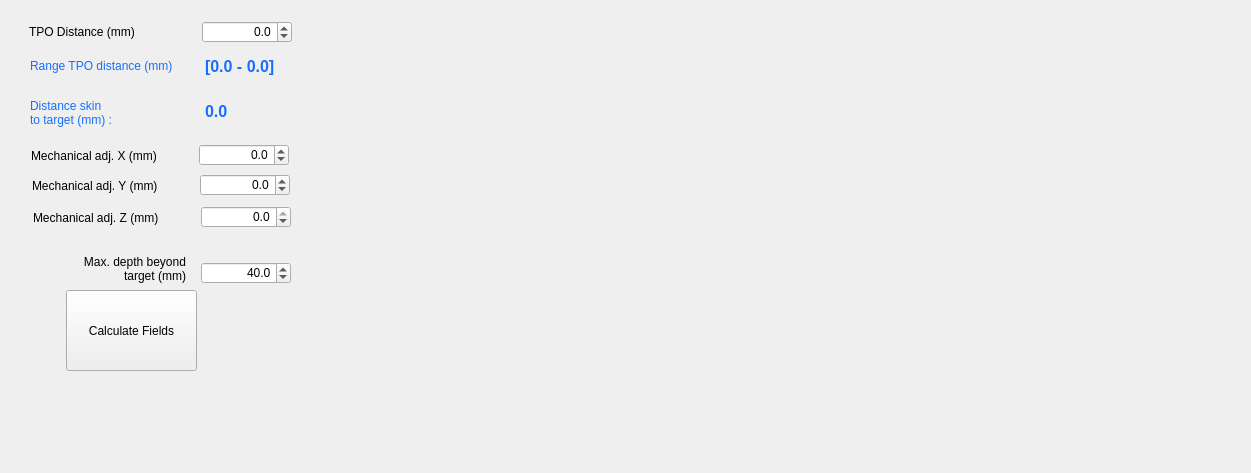
<?xml version="1.0" encoding="UTF-8"?>
<ui version="4.0">
 <class>Widget</class>
 <widget class="QWidget" name="Widget">
  <property name="geometry">
   <rect>
    <x>0</x>
    <y>0</y>
    <width>1251</width>
    <height>473</height>
   </rect>
  </property>
  <property name="windowTitle">
   <string>Widget</string>
  </property>
  <property name="styleSheet">
   <string notr="true"/>
  </property>
  <widget class="QLabel" name="label_20">
   <property name="geometry">
    <rect>
     <x>31</x>
     <y>146</y>
     <width>143</width>
     <height>20</height>
    </rect>
   </property>
   <property name="text">
    <string>Mechanical adj. X (mm)</string>
   </property>
  </widget>
  <widget class="QDoubleSpinBox" name="TPODistanceSpinBox">
   <property name="geometry">
    <rect>
     <x>202</x>
     <y>21</y>
     <width>90</width>
     <height>22</height>
    </rect>
   </property>
   <property name="alignment">
    <set>Qt::AlignRight|Qt::AlignTrailing|Qt::AlignVCenter</set>
   </property>
   <property name="decimals">
    <number>1</number>
   </property>
   <property name="minimum">
    <double>-5.000000000000000</double>
   </property>
   <property name="maximum">
    <double>5.000000000000000</double>
   </property>
   <property name="singleStep">
    <double>0.100000000000000</double>
   </property>
   <property name="value">
    <double>0.000000000000000</double>
   </property>
  </widget>
  <widget class="QLabel" name="label_19">
   <property name="geometry">
    <rect>
     <x>29</x>
     <y>22</y>
     <width>143</width>
     <height>20</height>
    </rect>
   </property>
   <property name="text">
    <string>TPO Distance (mm)</string>
   </property>
  </widget>
  <widget class="QLabel" name="DistanceSkinLabel">
   <property name="geometry">
    <rect>
     <x>205</x>
     <y>96</y>
     <width>76</width>
     <height>31</height>
    </rect>
   </property>
   <property name="font">
    <font>
     <pointsize>12</pointsize>
     <bold>true</bold>
    </font>
   </property>
   <property name="styleSheet">
    <string notr="true">color:rgb(22, 110, 255)</string>
   </property>
   <property name="text">
    <string>0.0</string>
   </property>
  </widget>
  <widget class="QLabel" name="label_21">
   <property name="geometry">
    <rect>
     <x>30</x>
     <y>97</y>
     <width>150</width>
     <height>31</height>
    </rect>
   </property>
   <property name="styleSheet">
    <string notr="true">color:rgb(22, 110, 255)</string>
   </property>
   <property name="text">
    <string>Distance skin
to target (mm) :</string>
   </property>
   <property name="indent">
    <number>0</number>
   </property>
  </widget>
  <widget class="QLabel" name="label_22">
   <property name="geometry">
    <rect>
     <x>30</x>
     <y>50</y>
     <width>159</width>
     <height>31</height>
    </rect>
   </property>
   <property name="styleSheet">
    <string notr="true">color:rgb(22, 110, 255)</string>
   </property>
   <property name="text">
    <string>Range TPO distance (mm)</string>
   </property>
   <property name="indent">
    <number>0</number>
   </property>
  </widget>
  <widget class="QLabel" name="TPORangeLabel">
   <property name="geometry">
    <rect>
     <x>205</x>
     <y>55</y>
     <width>88</width>
     <height>23</height>
    </rect>
   </property>
   <property name="font">
    <font>
     <pointsize>12</pointsize>
     <bold>true</bold>
    </font>
   </property>
   <property name="styleSheet">
    <string notr="true">color:rgb(22, 110, 255)</string>
   </property>
   <property name="text">
    <string>[0.0 - 0.0]</string>
   </property>
  </widget>
  <widget class="QDoubleSpinBox" name="XMechanicSpinBox">
   <property name="geometry">
    <rect>
     <x>199</x>
     <y>144</y>
     <width>90</width>
     <height>22</height>
    </rect>
   </property>
   <property name="alignment">
    <set>Qt::AlignRight|Qt::AlignTrailing|Qt::AlignVCenter</set>
   </property>
   <property name="decimals">
    <number>1</number>
   </property>
   <property name="minimum">
    <double>-5.000000000000000</double>
   </property>
   <property name="maximum">
    <double>5.000000000000000</double>
   </property>
   <property name="singleStep">
    <double>0.100000000000000</double>
   </property>
   <property name="value">
    <double>0.000000000000000</double>
   </property>
  </widget>
  <widget class="QLabel" name="label_23">
   <property name="geometry">
    <rect>
     <x>32</x>
     <y>176</y>
     <width>143</width>
     <height>20</height>
    </rect>
   </property>
   <property name="text">
    <string>Mechanical adj. Y (mm)</string>
   </property>
  </widget>
  <widget class="QDoubleSpinBox" name="YMechanicSpinBox">
   <property name="geometry">
    <rect>
     <x>200</x>
     <y>174</y>
     <width>90</width>
     <height>22</height>
    </rect>
   </property>
   <property name="alignment">
    <set>Qt::AlignRight|Qt::AlignTrailing|Qt::AlignVCenter</set>
   </property>
   <property name="decimals">
    <number>1</number>
   </property>
   <property name="minimum">
    <double>-5.000000000000000</double>
   </property>
   <property name="maximum">
    <double>5.000000000000000</double>
   </property>
   <property name="singleStep">
    <double>0.100000000000000</double>
   </property>
   <property name="value">
    <double>0.000000000000000</double>
   </property>
  </widget>
  <widget class="QPushButton" name="CalculatePlanningMask">
   <property name="geometry">
    <rect>
     <x>66</x>
     <y>290</y>
     <width>131</width>
     <height>81</height>
    </rect>
   </property>
   <property name="autoFillBackground">
    <bool>false</bool>
   </property>
   <property name="styleSheet">
    <string notr="true"/>
   </property>
   <property name="text">
    <string>Calculate Fields</string>
   </property>
  </widget>
  <widget class="QWidget" name="AcField_plot1" native="true">
   <property name="geometry">
    <rect>
     <x>343</x>
     <y>30</y>
     <width>868</width>
     <height>400</height>
    </rect>
   </property>
  </widget>
  <widget class="QDoubleSpinBox" name="ZMechanicSpinBox">
   <property name="geometry">
    <rect>
     <x>201</x>
     <y>206</y>
     <width>90</width>
     <height>22</height>
    </rect>
   </property>
   <property name="alignment">
    <set>Qt::AlignRight|Qt::AlignTrailing|Qt::AlignVCenter</set>
   </property>
   <property name="decimals">
    <number>1</number>
   </property>
   <property name="minimum">
    <double>-35.000000000000000</double>
   </property>
   <property name="maximum">
    <double>0.000000000000000</double>
   </property>
   <property name="singleStep">
    <double>0.100000000000000</double>
   </property>
   <property name="value">
    <double>0.000000000000000</double>
   </property>
  </widget>
  <widget class="QLabel" name="label_24">
   <property name="geometry">
    <rect>
     <x>33</x>
     <y>208</y>
     <width>143</width>
     <height>20</height>
    </rect>
   </property>
   <property name="text">
    <string>Mechanical adj. Z (mm)</string>
   </property>
  </widget>
  <widget class="QDoubleSpinBox" name="MaxDepthSpinBox">
   <property name="geometry">
    <rect>
     <x>201</x>
     <y>262</y>
     <width>90</width>
     <height>22</height>
    </rect>
   </property>
   <property name="alignment">
    <set>Qt::AlignRight|Qt::AlignTrailing|Qt::AlignVCenter</set>
   </property>
   <property name="decimals">
    <number>1</number>
   </property>
   <property name="minimum">
    <double>20.000000000000000</double>
   </property>
   <property name="maximum">
    <double>100.000000000000000</double>
   </property>
   <property name="singleStep">
    <double>1.000000000000000</double>
   </property>
   <property name="value">
    <double>40.000000000000000</double>
   </property>
  </widget>
  <widget class="QLabel" name="label_25">
   <property name="geometry">
    <rect>
     <x>33</x>
     <y>254</y>
     <width>153</width>
     <height>30</height>
    </rect>
   </property>
   <property name="text">
    <string>Max. depth beyond
target (mm)</string>
   </property>
   <property name="alignment">
    <set>Qt::AlignRight|Qt::AlignTrailing|Qt::AlignVCenter</set>
   </property>
  </widget>
 </widget>
 <resources/>
 <connections/>
</ui>
